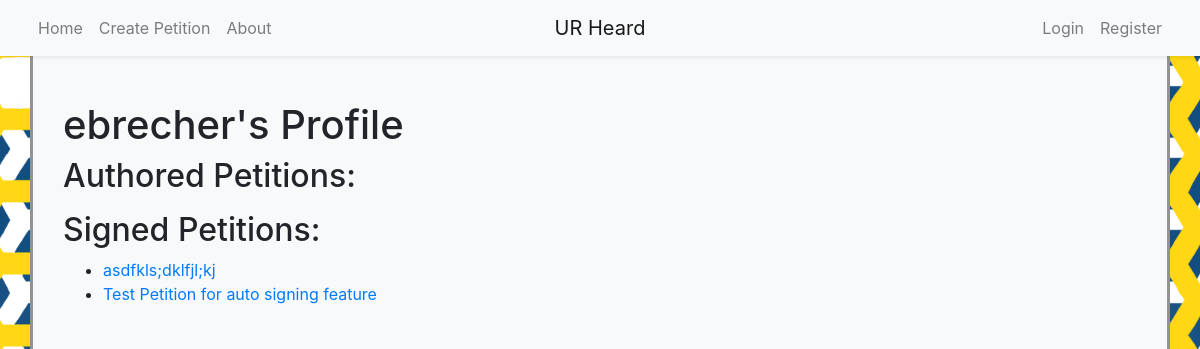
The app's page /profile/3, older data.
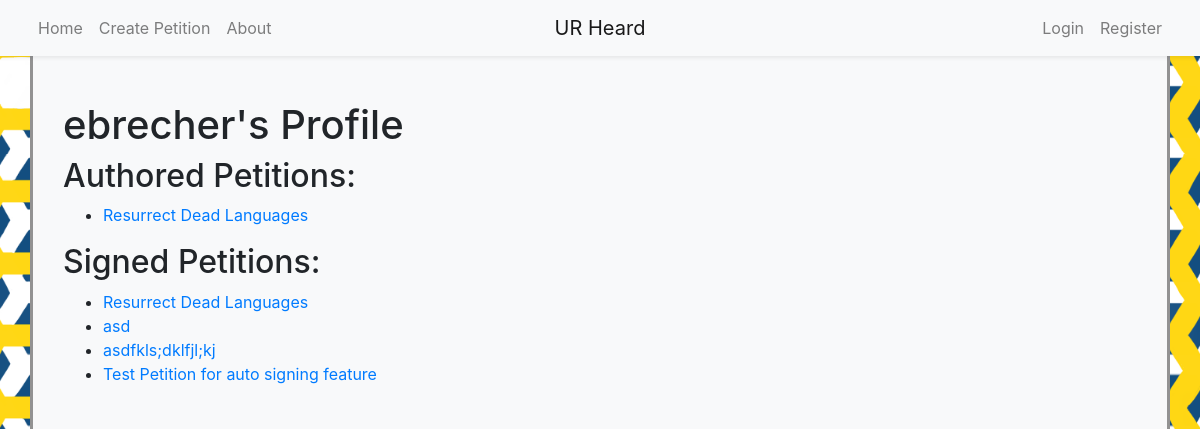
The same page, newer data.
### models.py (models this page shows, shortened)
class Petition(db.Model):
	__tablename__ = 'petition'
	id = db.Column(db.Integer, primary_key=True)
	title = db.Column(db.String(80), nullable=False)
	body = db.Column(db.Text, nullable=False)
	author_id = db.Column(db.Integer, db.ForeignKey('user.id'), nullable=False)
	author = db.relationship('User', backref='petition')
	timestamp = db.Column(db.DateTime, default=datetime.utcnow)
	signers = db.relationship('User', secondary=signature, backref='signed_petitions')
	initial_signatures = 0
	signature_count = db.Column(db.Integer, default=initial_signatures)

### app.py (the view)
@app.route('/profile/<int:id>')
def profile(id):
	current_profile = User.query.get_or_404(id)
	return render_template('profile.html', current_profile=current_profile)

### templates/profile.html (shortened to what this page needs)
{% extends "base.html" %}
{% block content %}
	<h1>{{ current_profile.name}}'s Profile</h1>
	<h2>Authored Petitions:</h2>
	<ul>
		{% for petition in current_profile.petition|reverse %}
			<li><a href="{{ url_for ('petition', id=petition.id) }}">{{petition.title}}</a></li>
		{% endfor %}
	</ul>
	<h2>Signed Petitions:</h2>
	<ul>
		{% for petition in current_profile.signed_petitions|reverse %}
			<li><a href="{{ url_for ('petition', id=petition.id) }}">{{petition.title}}</a></li>
		{% endfor %}
	</ul>
{% endblock content %}

Row changes from the older to the newer data that the page shows:
added Petition: title "Resurrect Dead Languages"
now on this page (row edited): Petition: title "asd", shown under "Signed Petitions:"
